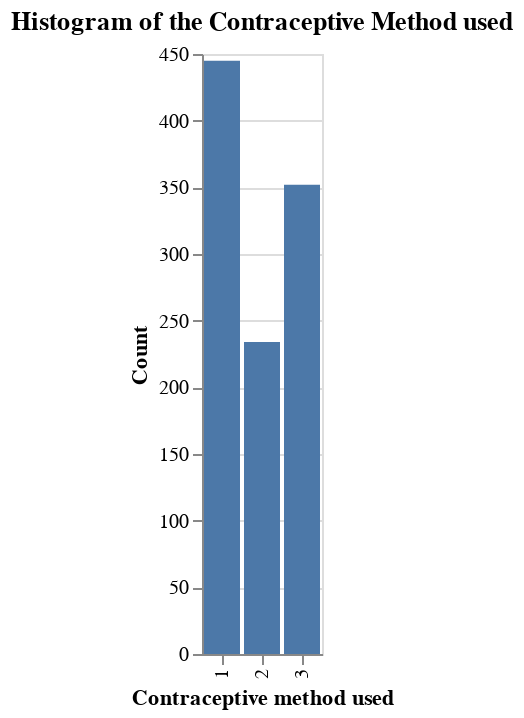

Write notebook code for a chart like this one.
### Markdown cell above
## 2.2 Distribution of target values

### Code cell
alt.Chart(train_df, title="Histogram of the Contraceptive Method used").mark_bar().encode(
    x=alt.X("Contraceptive method used", type="ordinal"),
    y=alt.Y("count()", title="Count"),
)

### Figure 1 — Vega-Lite specification as saved in the notebook (floating-point values rounded to 4 significant figures; data arrays with more than 128 entries replaced by an {"elided": "..."} marker saying what was removed)
{"$schema": "https://vega.github.io/schema/vega-lite/v4.8.1.json", "config": {"view": {"continuousHeight": 300, "continuousWidth": 400}}, "data": {"name": "data-3240f27c6e3813098ae09b3ae04a17da"}, "datasets": {"data-3240f27c6e3813098ae09b3ae04a17da": {"elided": "1031 records"}}, "encoding": {"x": {"field": "Contraceptive method used", "type": "ordinal"}, "y": {"aggregate": "count", "title": "Count", "type": "quantitative"}}, "mark": "bar", "title": "Histogram of the Contraceptive Method used"}
